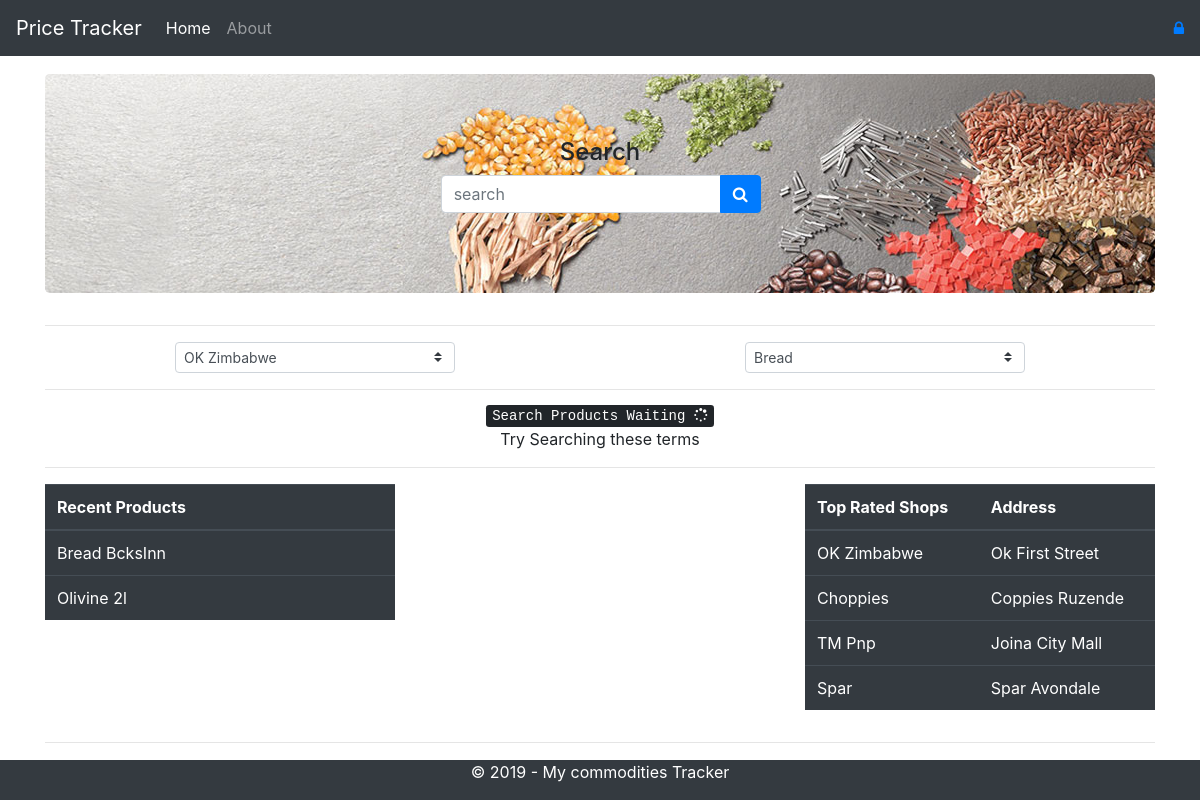
The page / on the database its author committed.
### app/models.py (models this page shows, shortened)
class Product(models.Model):
    pname = models.CharField(max_length=50, null=True)
    description = models.CharField(max_length=200, null=True)
    unit = models.IntegerField(default=0)
    category = models.ForeignKey(Category, on_delete=models.CASCADE)

class Shop(models.Model):
    sname = models.CharField(max_length=50, null=True)
    address = models.CharField(max_length=200, null=True)

### app/views.py (the view)
# urls.py: path('', views.home, name='home'),
def home(request):
    category = Category.objects.all()
    shop = Shop.objects.all()
    prod = Product.objects.all()
    """Renders the home page."""
    assert isinstance(request, HttpRequest)
    return render(
        request,
        'app/index.html',
        {
            'title':'Home Page',
            'category':category,
            'shop':shop,
            'prod':prod,
            'year':datetime.now().year,
        }
    )

### app/templates/app/index.html (shortened to what this page needs)
{% extends "app/layout.html" %}
{% load static %}
{% block content %}
<div class="jumbotron" style="background-image:url({% static 'app/img/bg1.jpg' %} ); position:center">
    <div class="container-fluid col-md-12">
        <div class="row ">
            <div class="col-md-12">
               <h4 class="text-center">Search</h4>
            </div>
            <div class="col-md-12">
                <div class="row">
                <div class="col-md-4">
                </div>
                <div class="col-md-6 ">
                    <form action="{%url 'app:search'%}">
               <div class="input-group text-center ">
                  <input class="form-control" name="search"
                         placeholder="search"/>
                  <div class="input-group-append">
                    <button class="btn  btn-primary" type="submit" id="search-btn"><i class="fa fa-search btn-outline-default"></i></button>
                  </div>
                </div>
                        </form>
            </div>
            </div>
            </div>
        </div>
    </div>
</div> <hr/>
            <section class="">
                <center>
                    <div class="row align-content-center">
                <div class="col-md-6">
                <select class="custom-select custom-select-sm">
                   {% for myshop in shop %}
                  <option value="{{myshop.sname}}">{{myshop.sname}}</option>
                     {%endfor%}
                </select>
            </div> <div class="col-md-6">
                <select class="custom-select custom-select-sm">
                     {% for cat in category %}
                  <option value="{{cat.cname}}">{{cat.cname}}</option>
                     {%endfor%}
                </select>
            </div>
            </div>
                </center>
            </section>
            <section>
                    <hr/>
                    <div class="container col-md-12">
                        {% if product is none %}
                        <center>
                                <kbd>Search Products Waiting <i class="fa fas fa-spinner fa-pulse"></i></kbd>
                                <p>Try Searching these terms </p>
                        </center>
                       {% endif %}
                    </div>
            </section>
<hr/>
<section>
   <div class="row">
       <div class="col-md-4">
    <table class="table table-dark">
        <thead>
            <tr>
                <th>Recent Products</th>
            </tr>
        </thead>
        <tbody>
             {% for pr in prod %}
            <tr>
                <td> {{pr.pname}}</td>
            </tr>
             {%endfor%}
        </tbody>
    </table>
    </div>
       <div class="col-md-4">
    </div>
        <div class="col-md-4">
        <table class="table table-dark">
        <thead>
            <tr>
                <th>Top Rated Shops</th>
                <th>Address</th>
            </tr>
        </thead>
        <tbody>
             {% for myshop in shop %}
            <tr>
                <td> {{myshop.sname}}</td>
                <td>{{myshop.address}}</td>
            </tr>
             {%endfor%}
        </tbody>
    </table>
    </div>
   </div>
</section>
{% endblock %}

### app/templates/app/layout.html (shortened to what this page needs)
﻿<!DOCTYPE html>
<html>
<head>
    {% load staticfiles %}
    <link rel="stylesheet" type="text/css" href="{% static 'app/content/bootstrap.min.css' %}" />
    <link rel="stylesheet" type="text/css" href="{% static 'app/content/site.css' %}" />
     <link rel="stylesheet" type="text/css" href="{% static 'app/fonts/font-awesome/css/font-awesome.css' %}" />
</head>
<body>
   <nav class="navbar fixed-top  navbar-expand-lg navbar-dark bg-dark">
  <a class="navbar-brand" href="#">Price Tracker</a>
  <div class="collapse navbar-collapse" id="navbarTogglerDemo03">
    <ul class="navbar-nav mr-auto mt-2 mt-lg-0">
      <li class="nav-item active">
        <a class="nav-link" href="{% url 'home' %}">Home <span class="sr-only">(current)</span></a>
      </li>
      <li class="nav-item">
        <a class="nav-link" href="{% url 'about' %}">About</a>
      </li>
    </ul>
      {% include 'app/loginpartial.html' %}
  </div>
</nav>
    <div class="container body-content">
            {% block content %}
            {% endblock %}
        <hr/>
        <footer class="nav navbar-dark bg-dark fixed-bottom justify-content-center">
            <p class="text-white ">&copy; {{ year }} - My commodities Tracker</p>
        </footer>
    </div>
</body>
</html>

### app/templates/app/loginpartial.html
{% if user.is_authenticated %}
<form id="logoutForm" action="/logout/" method="post" class="navbar-right">
    {% csrf_token %}
    <ul class="nav navbar-nav navbar-right">
        <li><span class="navbar-brand">Hello {{ user.username }}!</span></li>
        <li><a href="javascript:document.getElementById('logoutForm').submit()"><i class="fa fa-exit"></i></a></li>
    </ul>
</form>
{% else %}
<ul class="nav navbar-nav navbar-right">
    <li><a href="{% url 'login' %}"><i class="fa fa-lock"></i></a></li>
</ul>
{% endif %}

### app/static/app/content/site.css (style rules this page uses)
body { padding-top: 50px; padding-bottom: 20px; }
.body-content { padding-left: 15px; padding-right: 15px; }
input, select, textarea { max-width: 280px; }

### rows shown on the page
Product: pname "Bread BcksInn"
Product: pname "Olivine 2l"
Shop: sname "OK Zimbabwe", address "Ok First Street"
Shop: sname "Choppies", address "Coppies Ruzende"
Shop: sname "TM Pnp", address "Joina City Mall"
Shop: sname "Spar", address "Spar Avondale"

### other values the page prints
form field value "OK Zimbabwe"
form field value "Bread"
